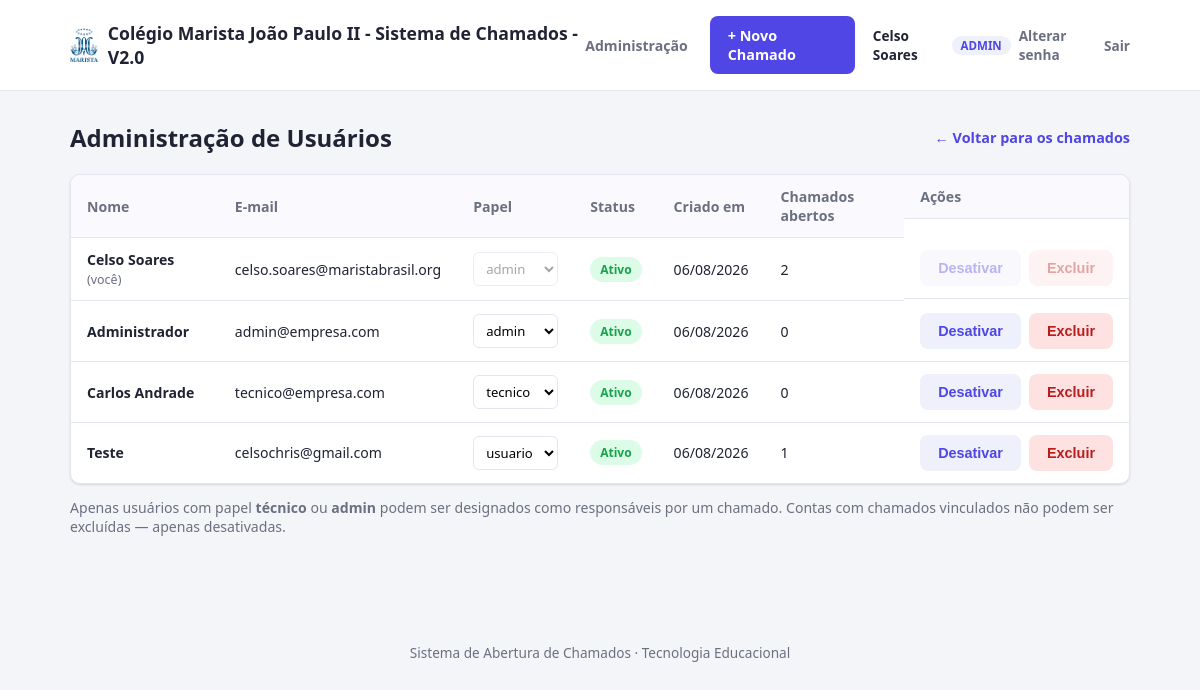
Screenshot of /admin/usuarios (signed in) with the database file from the repository.
### app.py (models this page shows, shortened)
class User(UserMixin, db.Model):
    __tablename__ = "usuarios"
    id = db.Column(db.Integer, primary_key=True)
    nome = db.Column(db.String(120), nullable=False)
    email = db.Column(db.String(150), unique=True, nullable=False)
    senha_hash = db.Column(db.String(255), nullable=False)
    papel = db.Column(db.String(20), default="usuario", nullable=False)
    ativo = db.Column(db.Boolean, default=True, nullable=False)
    data_criacao = db.Column(db.DateTime, default=datetime.utcnow)
    def is_admin(self):
        return self.papel == "admin"

### app.py (the view)
@app.route("/admin/usuarios")
@login_required
@admin_required
def admin_usuarios():
    usuarios = User.query.order_by(User.data_criacao).all()
    return render_template("admin_usuarios.html", usuarios=usuarios, papel_opcoes=PAPEL_OPCOES)

### app.py (called while the page is built)
@login_manager.user_loader
def load_user(user_id):
    return User.query.get(int(user_id))

def admin_required(f):
    @wraps(f)
    def decorated_view(*args, **kwargs):
        if not current_user.is_authenticated or not current_user.is_admin():
            flash("Acesso restrito a administradores.", "erro")
            return redirect(url_for("index"))
        return f(*args, **kwargs)
    return decorated_view

### templates/admin_usuarios.html (shortened to what this page needs)
{% extends "base.html" %}
{% block conteudo %}
<div class="cabecalho-pagina">
    <h1>Administração de Usuários</h1>
    <a href="{{ url_for('index') }}" class="link-voltar">&larr; Voltar para os chamados</a>
</div>
<div class="tabela-wrapper">
    <table class="tabela">
        <thead>
            <tr>
                <th>Nome</th>
                <th>E-mail</th>
                <th>Papel</th>
                <th>Status</th>
                <th>Criado em</th>
                <th>Chamados abertos</th>
                <th class="col-acoes">Ações</th>
            </tr>
        </thead>
        <tbody>
            {% for usuario in usuarios %}
            <tr>
                <td class="titulo-cell">{{ usuario.nome }}{% if usuario.id == current_user.id %} <span class="tag-voce">(você)</span>{% endif %}</td>
                <td>{{ usuario.email }}</td>
                <td>
                    <form method="post" action="{{ url_for('admin_alterar_papel', user_id=usuario.id) }}" class="form-inline">
                        <select name="papel" onchange="this.form.submit()" class="select-compacto" {{ 'disabled' if usuario.id == current_user.id }}>
                            {% for opcao in papel_opcoes %}
                            <option value="{{ opcao }}" {{ 'selected' if usuario.papel == opcao }}>{{ opcao }}</option>
                            {% endfor %}
                        </select>
                    </form>
                </td>
                <td>
                    {% if usuario.ativo %}
                        <span class="badge badge-encerrado">Ativo</span>
                    {% else %}
                        <span class="badge badge-suspenso">Desativado</span>
                    {% endif %}
                </td>
                <td>{{ usuario.data_criacao.strftime('%d/%m/%Y') if usuario.data_criacao else '-' }}</td>
                <td>{{ usuario.chamados_criados|length }}</td>
                <td class="col-acoes">
                    <form method="post" action="{{ url_for('admin_alternar_status', user_id=usuario.id) }}" class="form-inline">
                        <button type="submit" class="btn btn-secundario btn-pequeno" {{ 'disabled' if usuario.id == current_user.id }}>
                            {{ 'Desativar' if usuario.ativo else 'Ativar' }}
                        </button>
                    </form>
                    <form method="post" action="{{ url_for('admin_excluir_usuario', user_id=usuario.id) }}" class="form-inline" onsubmit="return confirm('Excluir permanentemente esta conta?');">
                        <button type="submit" class="btn btn-perigo btn-pequeno" {{ 'disabled' if usuario.id == current_user.id }}>Excluir</button>
                    </form>
                </td>
            </tr>
            {% endfor %}
        </tbody>
    </table>
</div>
<p class="texto-vazio" style="margin-top: 14px;">
    Apenas usuários com papel <strong>técnico</strong> ou <strong>admin</strong> podem ser designados
    como responsáveis por um chamado. Contas com chamados vinculados não podem ser excluídas — apenas desativadas.
</p>
{% endblock %}

### templates/base.html (shortened to what this page needs)
<!DOCTYPE html>
<html lang="pt-br">
<head>
    <link rel="stylesheet" href="{{ url_for('static', filename='style.css') }}">
</head>
<body>
    <header class="topbar">
        <div class="container topbar-inner">
            <a href="{{ url_for('index') }}" class="logo">
                <img src="{{ url_for('static', filename='img/logo.png') }}" alt="Marista" class="logo-img">
                <span>Colégio Marista João Paulo II - Sistema de Chamados - V2.0</span>
            </a>
            <div class="topbar-acoes">
                {% if current_user.is_authenticated and current_user.is_admin() %}
                <a href="{{ url_for('admin_usuarios') }}" class="link-admin">Administração</a>
                {% endif %}
                <a href="{{ url_for('novo_chamado') }}" class="btn btn-primario">+ Novo Chamado</a>
                {% if current_user.is_authenticated %}
                <div class="usuario-info">
                    <span class="usuario-nome">{{ current_user.nome }}</span>
                    <span class="usuario-papel">{{ current_user.papel }}</span>
                    <a href="{{ url_for('alterar_senha') }}" class="link-sair">Alterar senha</a>
                    <a href="{{ url_for('logout') }}" class="link-sair">Sair</a>
                </div>
                {% endif %}
            </div>
        </div>
    </header>
    <main class="container conteudo">
        {% block conteudo %}{% endblock %}
    </main>
    <footer class="rodape">
        <div class="container">
            <p>Sistema de Abertura de Chamados &middot; Tecnologia Educacional</p>
        </div>
    </footer>
</body>
</html>

### static/style.css (style rules this page uses)
:root { --cor-primaria: #4f46e5; --cor-primaria-escura: #4338ca; --cor-fundo: #f4f5f9; --cor-painel: #ffffff; --cor-texto: #1f2333; --cor-texto-suave: #6b7080; --cor-borda: #e4e6ef; --cor-aberto: #2563eb; --cor-aberto-bg: #dbeafe; --cor-suspenso: #d97706; --cor-suspenso-bg: #fef3c7; --cor-encerrado: #16a34a; --cor-encerrado-bg: #dcfce7; --raio: 10px; --sombra: 0 1px 3px rgba(20, 20, 43, 0.08), 0 1px 2px rgba(20, 20, 43, 0.06); }
* { box-sizing: border-box; }
body { margin: 0; font-family: "Segoe UI", Roboto, Helvetica, Arial, sans-serif; background: var(--cor-fundo); color: var(--cor-texto); }
.container { max-width: 1100px; margin: 0 auto; padding: 0 20px; }
.topbar { background: var(--cor-painel); border-bottom: 1px solid var(--cor-borda); }
.topbar-inner { display: flex; align-items: center; justify-content: space-between; padding: 16px 20px; }
.logo { font-size: 1.1rem; font-weight: 700; color: var(--cor-texto); text-decoration: none; display: flex; align-items: center; gap: 10px; }
.logo-img { height: 34px; width: auto; }
.link-admin { color: var(--cor-texto-suave); text-decoration: none; font-size: 0.88rem; font-weight: 600; padding: 8px 4px; }
.topbar-acoes { display: flex; align-items: center; gap: 18px; }
.usuario-info { display: flex; align-items: center; gap: 8px; font-size: 0.85rem; }
.usuario-nome { font-weight: 600; }
.usuario-papel { background: #eef0fb; color: var(--cor-primaria); padding: 2px 9px; border-radius: 999px; font-size: 0.72rem; text-transform: uppercase; font-weight: 700; }
.link-sair { color: var(--cor-texto-suave); text-decoration: none; font-size: 0.85rem; font-weight: 600; }
.select-compacto { padding: 6px 8px; border-radius: 6px; border: 1px solid var(--cor-borda); font-size: 0.82rem; }
.tag-voce { color: var(--cor-texto-suave); font-weight: 400; font-size: 0.78rem; }
.btn-pequeno { padding: 6px 12px; font-size: 0.78rem; }
.col-acoes { display: flex; gap: 8px; align-items: center; }
button:disabled { opacity: 0.4; cursor: not-allowed; }
.conteudo { padding: 30px 20px 60px; }
.rodape { padding: 20px 0; text-align: center; color: var(--cor-texto-suave); font-size: 0.85rem; }
.btn { display: inline-block; padding: 10px 18px; border-radius: 8px; font-size: 0.9rem; font-weight: 600; text-decoration: none; border: none; cursor: pointer; transition: 0.15s ease; }
.btn-primario { background: var(--cor-primaria); color: #fff; }
.btn-secundario { background: #eef0fb; color: var(--cor-primaria); }
.btn-perigo { background: #fee2e2; color: #b91c1c; }
.cabecalho-pagina { display: flex; align-items: center; justify-content: space-between; margin-bottom: 20px; flex-wrap: wrap; gap: 10px; }
.cabecalho-pagina h1 { margin: 0; font-size: 1.5rem; display: flex; align-items: center; gap: 10px; }
.link-voltar { color: var(--cor-primaria); text-decoration: none; font-size: 0.9rem; font-weight: 600; }
.tabela-wrapper { background: var(--cor-painel); border-radius: var(--raio); box-shadow: var(--sombra); overflow: hidden; border: 1px solid var(--cor-borda); }
.tabela { width: 100%; border-collapse: collapse; }
.tabela th, .tabela td { padding: 12px 16px; text-align: left; font-size: 0.88rem; border-bottom: 1px solid var(--cor-borda); }
.tabela th { background: #fafafe; color: var(--cor-texto-suave); font-weight: 600; }
.tabela tbody tr { cursor: pointer; }
.tabela tbody tr:last-child td { border-bottom: none; }
.titulo-cell { font-weight: 600; }
.badge { display: inline-block; padding: 4px 10px; border-radius: 999px; font-size: 0.75rem; font-weight: 700; vertical-align: middle; }
.badge-encerrado { background: var(--cor-encerrado-bg); color: var(--cor-encerrado); }
input[type="text"], input[type="file"], select, textarea { padding: 10px 12px; border-radius: 8px; border: 1px solid var(--cor-borda); font-size: 0.9rem; font-family: inherit; background: #fff; }
.form-inline { margin: 0; }
.texto-vazio { color: var(--cor-texto-suave); font-size: 0.88rem; }

### rows the page displays
User: nome "Celso Soares", papel "ADMIN", shows "(você)", email "celso.soares@maristabrasil.org", shows "Ativo", data_criacao "06/08/2026", chamados_criados|length "2", ativo "Desativar"
User: nome "Administrador", email "admin@empresa.com", shows "Ativo", data_criacao "06/08/2026", chamados_criados|length "0", ativo "Desativar"
User: nome "Carlos Andrade", email "tecnico@empresa.com", shows "Ativo", data_criacao "06/08/2026", chamados_criados|length "0", ativo "Desativar"
User: nome "Teste", email "celsochris@gmail.com", shows "Ativo", data_criacao "06/08/2026", chamados_criados|length "1", ativo "Desativar"

### other values shown
form field papel "admin"
form field papel "tecnico"
form field papel "usuario"
